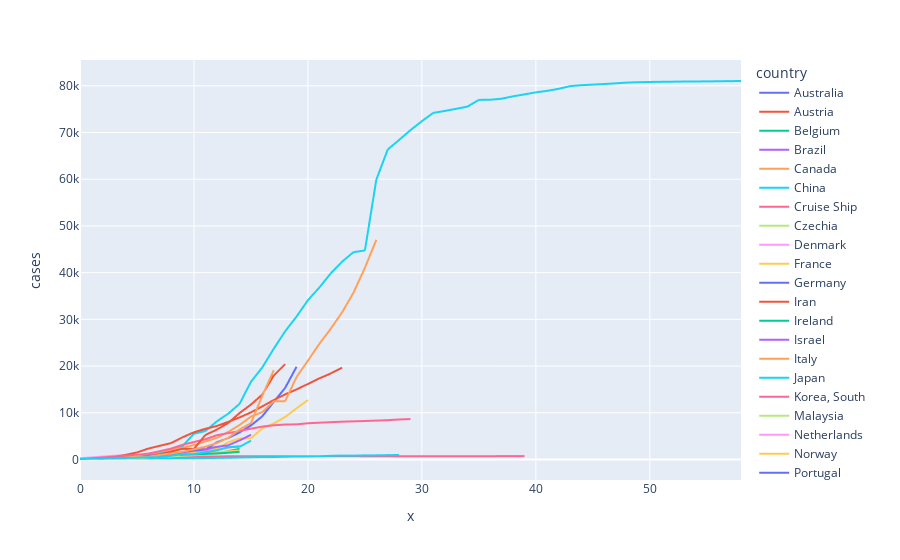

Write notebook code for a chart like this one.
### Code cell
fig = px.line(dfmelt, x=dfmelt.index, y="cases", color='country')#,log_y=True)
fig.show()
fig.write_html("infections_aligned.html")

### Figure 1 — Plotly figure (JSON) as saved in the notebook; plotly's stock layout.template omitted (floating-point values rounded to 4 significant figures)
{"data": [{"hoverlabel": {"namelength": 0}, "hovertemplate": "country=Australia<br>x=%{x}<br>cases=%{y}", "legendgroup": "Australia", "line": {"color": "#636efa", "dash": "solid"}, "mode": "lines", "name": "Australia", "showlegend": true, "type": "scattergl", "x": [0, 1, 2, 3, 4, 5, 6, 7, 8, 9, 10, 11, 12, 13, 14, 15, 16, 17, 18, 19, 20, 21, 22, 23, 24, 25, 26, 27, 28, 29, 30, 31, 32, 33, 34, 35, 36, 37, 38, 39, 40, 41, 42, 43, 44, 45, 46, 47, 48, 49, 50, 51, 52, 53, 54, 55, 56, 57, 58], "xaxis": "x", "y": [107, 128, 128, 200, 250, 297, 377, 452, 568, 681, 791, null, null, null, null, null, null, null, null, null, null, null, null, null, null, null, null, null, null, null, null, null, null, null, null, null, null, null, null, null, null, null, null, null, null, null, null, null, null, null, null, null, null, null, null, null, null, null, null], "yaxis": "y"}, {"hoverlabel": {"namelength": 0}, "hovertemplate": "country=Austria<br>x=%{x}<br>cases=%{y}", "legendgroup": "Austria", "line": {"color": "#EF553B", "dash": "solid"}, "mode": "lines", "name": "Austria", "showlegend": true, "type": "scattergl", "x": [0, 1, 2, 3, 4, 5, 6, 7, 8, 9, 10, 11, 12, 13, 14, 15, 16, 17, 18, 19, 20, 21, 22, 23, 24, 25, 26, 27, 28, 29, 30, 31, 32, 33, 34, 35, 36, 37, 38, 39, 40, 41, 42, 43, 44, 45, 46, 47, 48, 49, 50, 51, 52, 53, 54, 55, 56, 57, 58], "xaxis": "x", "y": [104, 131, 182, 246, 302, 504, 655, 860, 1018, 1332, 1646, 2013, 2388, null, null, null, null, null, null, null, null, null, null, null, null, null, null, null, null, null, null, null, null, null, null, null, null, null, null, null, null, null, null, null, null, null, null, null, null, null, null, null, null, null, null, null, null, null, null], "yaxis": "y"}, {"hoverlabel": {"namelength": 0}, "hovertemplate": "country=Belgium<br>x=%{x}<br>cases=%{y}", "legendgroup": "Belgium", "line": {"color": "#00cc96", "dash": "solid"}, "mode": "lines", "name": "Belgium", "showlegend": true, "type": "scattergl", "x": [0, 1, 2, 3, 4, 5, 6, 7, 8, 9, 10, 11, 12, 13, 14, 15, 16, 17, 18, 19, 20, 21, 22, 23, 24, 25, 26, 27, 28, 29, 30, 31, 32, 33, 34, 35, 36, 37, 38, 39, 40, 41, 42, 43, 44, 45, 46, 47, 48, 49, 50, 51, 52, 53, 54, 55, 56, 57, 58], "xaxis": "x", "y": [109, 169, 200, 239, 267, 314, 314, 559, 689, 886, 1058, 1243, 1486, 1795, 2257, null, null, null, null, null, null, null, null, null, null, null, null, null, null, null, null, null, null, null, null, null, null, null, null, null, null, null, null, null, null, null, null, null, null, null, null, null, null, null, null, null, null, null, null], "yaxis": "y"}, {"hoverlabel": {"namelength": 0}, "hovertemplate": "country=Brazil<br>x=%{x}<br>cases=%{y}", "legendgroup": "Brazil", "line": {"color": "#ab63fa", "dash": "solid"}, "mode": "lines", "name": "Brazil", "showlegend": true, "type": "scattergl", "x": [0, 1, 2, 3, 4, 5, 6, 7, 8, 9, 10, 11, 12, 13, 14, 15, 16, 17, 18, 19, 20, 21, 22, 23, 24, 25, 26, 27, 28, 29, 30, 31, 32, 33, 34, 35, 36, 37, 38, 39, 40, 41, 42, 43, 44, 45, 46, 47, 48, 49, 50, 51, 52, 53, 54, 55, 56, 57, 58], "xaxis": "x", "y": [151, 151, 162, 200, 321, 372, 621, 793, null, null, null, null, null, null, null, null, null, null, null, null, null, null, null, null, null, null, null, null, null, null, null, null, null, null, null, null, null, null, null, null, null, null, null, null, null, null, null, null, null, null, null, null, null, null, null, null, null, null, null], "yaxis": "y"}, {"hoverlabel": {"namelength": 0}, "hovertemplate": "country=Canada<br>x=%{x}<br>cases=%{y}", "legendgroup": "Canada", "line": {"color": "#FFA15A", "dash": "solid"}, "mode": "lines", "name": "Canada", "showlegend": true, "type": "scattergl", "x": [0, 1, 2, 3, 4, 5, 6, 7, 8, 9, 10, 11, 12, 13, 14, 15, 16, 17, 18, 19, 20, 21, 22, 23, 24, 25, 26, 27, 28, 29, 30, 31, 32, 33, 34, 35, 36, 37, 38, 39, 40, 41, 42, 43, 44, 45, 46, 47, 48, 49, 50, 51, 52, 53, 54, 55, 56, 57, 58], "xaxis": "x", "y": [108, 117, 193, 198, 252, 415, 478, 657, 800, 943, null, null, null, null, null, null, null, null, null, null, null, null, null, null, null, null, null, null, null, null, null, null, null, null, null, null, null, null, null, null, null, null, null, null, null, null, null, null, null, null, null, null, null, null, null, null, null, null, null], "yaxis": "y"}, {"hoverlabel": {"namelength": 0}, "hovertemplate": "country=China<br>x=%{x}<br>cases=%{y}", "legendgroup": "China", "line": {"color": "#19d3f3", "dash": "solid"}, "mode": "lines", "name": "China", "showlegend": true, "type": "scattergl", "x": [0, 1, 2, 3, 4, 5, 6, 7, 8, 9, 10, 11, 12, 13, 14, 15, 16, 17, 18, 19, 20, 21, 22, 23, 24, 25, 26, 27, 28, 29, 30, 31, 32, 33, 34, 35, 36, 37, 38, 39, 40, 41, 42, 43, 44, 45, 46, 47, 48, 49, 50, 51, 52, 53, 54, 55, 56, 57, 58], "xaxis": "x", "y": [null, null, null, null, 548, 643, 920, 1406, 2075, 2877, 5509, 6087, 8141, 9802, 11891, 16630, 19716, 23707, 27440, 30587, 34110, 36814, 39829, 42354, 44386, 44759, 59895, 66358, 68413, 70513, 72434, 74211, 74619, 75077, 75550, 77001, 77022, 77241, 77754, 78166, 78600, 78928, 79356, 79932, 80136, 80261, 80386, 80537, 80690, 80770, 80823, 80860, 80887, 80921, 80932, 80945, 80977, 81003, 81033], "yaxis": "y"}, {"hoverlabel": {"namelength": 0}, "hovertemplate": "country=Cruise Ship<br>x=%{x}<br>cases=%{y}", "legendgroup": "Cruise Ship", "line": {"color": "#FF6692", "dash": "solid"}, "mode": "lines", "name": "Cruise Ship", "showlegend": true, "type": "scattergl", "x": [0, 1, 2, 3, 4, 5, 6, 7, 8, 9, 10, 11, 12, 13, 14, 15, 16, 17, 18, 19, 20, 21, 22, 23, 24, 25, 26, 27, 28, 29, 30, 31, 32, 33, 34, 35, 36, 37, 38, 39, 40, 41, 42, 43, 44, 45, 46, 47, 48, 49, 50, 51, 52, 53, 54, 55, 56, 57, 58], "xaxis": "x", "y": [135, 135, 175, 175, 218, 285, 355, 454, 542, 621, 634, 634, 634, 691, 691, 691, 705, 705, 705, 705, 705, 705, 706, 706, 706, 696, 696, 696, 696, 696, 696, 696, 696, 696, 696, 696, 696, 712, 712, 712, null, null, null, null, null, null, null, null, null, null, null, null, null, null, null, null, null, null, null], "yaxis": "y"}, {"hoverlabel": {"namelength": 0}, "hovertemplate": "country=Czechia<br>x=%{x}<br>cases=%{y}", "legendgroup": "Czechia", "line": {"color": "#B6E880", "dash": "solid"}, "mode": "lines", "name": "Czechia", "showlegend": true, "type": "scattergl", "x": [0, 1, 2, 3, 4, 5, 6, 7, 8, 9, 10, 11, 12, 13, 14, 15, 16, 17, 18, 19, 20, 21, 22, 23, 24, 25, 26, 27, 28, 29, 30, 31, 32, 33, 34, 35, 36, 37, 38, 39, 40, 41, 42, 43, 44, 45, 46, 47, 48, 49, 50, 51, 52, 53, 54, 55, 56, 57, 58], "xaxis": "x", "y": [141, 189, 253, 298, 396, 464, 694, 833, null, null, null, null, null, null, null, null, null, null, null, null, null, null, null, null, null, null, null, null, null, null, null, null, null, null, null, null, null, null, null, null, null, null, null, null, null, null, null, null, null, null, null, null, null, null, null, null, null, null, null], "yaxis": "y"}, {"hoverlabel": {"namelength": 0}, "hovertemplate": "country=Denmark<br>x=%{x}<br>cases=%{y}", "legendgroup": "Denmark", "line": {"color": "#FF97FF", "dash": "solid"}, "mode": "lines", "name": "Denmark", "showlegend": true, "type": "scattergl", "x": [0, 1, 2, 3, 4, 5, 6, 7, 8, 9, 10, 11, 12, 13, 14, 15, 16, 17, 18, 19, 20, 21, 22, 23, 24, 25, 26, 27, 28, 29, 30, 31, 32, 33, 34, 35, 36, 37, 38, 39, 40, 41, 42, 43, 44, 45, 46, 47, 48, 49, 50, 51, 52, 53, 54, 55, 56, 57, 58], "xaxis": "x", "y": [264, 444, 617, 804, 836, 875, 933, 1025, 1116, 1225, 1337, null, null, null, null, null, null, null, null, null, null, null, null, null, null, null, null, null, null, null, null, null, null, null, null, null, null, null, null, null, null, null, null, null, null, null, null, null, null, null, null, null, null, null, null, null, null, null, null], "yaxis": "y"}, {"hoverlabel": {"namelength": 0}, "hovertemplate": "country=France<br>x=%{x}<br>cases=%{y}", "legendgroup": "France", "line": {"color": "#FECB52", "dash": "solid"}, "mode": "lines", "name": "France", "showlegend": true, "type": "scattergl", "x": [0, 1, 2, 3, 4, 5, 6, 7, 8, 9, 10, 11, 12, 13, 14, 15, 16, 17, 18, 19, 20, 21, 22, 23, 24, 25, 26, 27, 28, 29, 30, 31, 32, 33, 34, 35, 36, 37, 38, 39, 40, 41, 42, 43, 44, 45, 46, 47, 48, 49, 50, 51, 52, 53, 54, 55, 56, 57, 58], "xaxis": "x", "y": [100, 130, 191, 204, 288, 380, 656, 957, 1134, 1217, 1792, 2290, 2290, 3678, 4487, 4523, 6668, 7699, 9105, 10947, 12726, null, null, null, null, null, null, null, null, null, null, null, null, null, null, null, null, null, null, null, null, null, null, null, null, null, null, null, null, null, null, null, null, null, null, null, null, null, null], "yaxis": "y"}, {"hoverlabel": {"namelength": 0}, "hovertemplate": "country=Germany<br>x=%{x}<br>cases=%{y}", "legendgroup": "Germany", "line": {"color": "#636efa", "dash": "solid"}, "mode": "lines", "name": "Germany", "showlegend": true, "type": "scattergl", "x": [0, 1, 2, 3, 4, 5, 6, 7, 8, 9, 10, 11, 12, 13, 14, 15, 16, 17, 18, 19, 20, 21, 22, 23, 24, 25, 26, 27, 28, 29, 30, 31, 32, 33, 34, 35, 36, 37, 38, 39, 40, 41, 42, 43, 44, 45, 46, 47, 48, 49, 50, 51, 52, 53, 54, 55, 56, 57, 58], "xaxis": "x", "y": [130, 159, 196, 262, 482, 670, 799, 1040, 1176, 1457, 1908, 2078, 3675, 4585, 5795, 7272, 9257, 12327, 15320, 19848, null, null, null, null, null, null, null, null, null, null, null, null, null, null, null, null, null, null, null, null, null, null, null, null, null, null, null, null, null, null, null, null, null, null, null, null, null, null, null], "yaxis": "y"}, {"hoverlabel": {"namelength": 0}, "hovertemplate": "country=Iran<br>x=%{x}<br>cases=%{y}", "legendgroup": "Iran", "line": {"color": "#EF553B", "dash": "solid"}, "mode": "lines", "name": "Iran", "showlegend": true, "type": "scattergl", "x": [0, 1, 2, 3, 4, 5, 6, 7, 8, 9, 10, 11, 12, 13, 14, 15, 16, 17, 18, 19, 20, 21, 22, 23, 24, 25, 26, 27, 28, 29, 30, 31, 32, 33, 34, 35, 36, 37, 38, 39, 40, 41, 42, 43, 44, 45, 46, 47, 48, 49, 50, 51, 52, 53, 54, 55, 56, 57, 58], "xaxis": "x", "y": [139, 245, 388, 593, 978, 1501, 2336, 2922, 3513, 4747, 5823, 6566, 7161, 8042, 9000, 10075, 11364, 12729, 13938, 14991, 16169, 17361, 18407, 19644, null, null, null, null, null, null, null, null, null, null, null, null, null, null, null, null, null, null, null, null, null, null, null, null, null, null, null, null, null, null, null, null, null, null, null], "yaxis": "y"}, {"hoverlabel": {"namelength": 0}, "hovertemplate": "country=Ireland<br>x=%{x}<br>cases=%{y}", "legendgroup": "Ireland", "line": {"color": "#00cc96", "dash": "solid"}, "mode": "lines", "name": "Ireland", "showlegend": true, "type": "scattergl", "x": [0, 1, 2, 3, 4, 5, 6, 7, 8, 9, 10, 11, 12, 13, 14, 15, 16, 17, 18, 19, 20, 21, 22, 23, 24, 25, 26, 27, 28, 29, 30, 31, 32, 33, 34, 35, 36, 37, 38, 39, 40, 41, 42, 43, 44, 45, 46, 47, 48, 49, 50, 51, 52, 53, 54, 55, 56, 57, 58], "xaxis": "x", "y": [129, 129, 169, 223, 292, 557, 683, null, null, null, null, null, null, null, null, null, null, null, null, null, null, null, null, null, null, null, null, null, null, null, null, null, null, null, null, null, null, null, null, null, null, null, null, null, null, null, null, null, null, null, null, null, null, null, null, null, null, null, null], "yaxis": "y"}, {"hoverlabel": {"namelength": 0}, "hovertemplate": "country=Israel<br>x=%{x}<br>cases=%{y}", "legendgroup": "Israel", "line": {"color": "#ab63fa", "dash": "solid"}, "mode": "lines", "name": "Israel", "showlegend": true, "type": "scattergl", "x": [0, 1, 2, 3, 4, 5, 6, 7, 8, 9, 10, 11, 12, 13, 14, 15, 16, 17, 18, 19, 20, 21, 22, 23, 24, 25, 26, 27, 28, 29, 30, 31, 32, 33, 34, 35, 36, 37, 38, 39, 40, 41, 42, 43, 44, 45, 46, 47, 48, 49, 50, 51, 52, 53, 54, 55, 56, 57, 58], "xaxis": "x", "y": [109, 131, 161, 193, 251, 255, 337, 433, 677, 705, null, null, null, null, null, null, null, null, null, null, null, null, null, null, null, null, null, null, null, null, null, null, null, null, null, null, null, null, null, null, null, null, null, null, null, null, null, null, null, null, null, null, null, null, null, null, null, null, null], "yaxis": "y"}, {"hoverlabel": {"namelength": 0}, "hovertemplate": "country=Italy<br>x=%{x}<br>cases=%{y}", "legendgroup": "Italy", "line": {"color": "#FFA15A", "dash": "solid"}, "mode": "lines", "name": "Italy", "showlegend": true, "type": "scattergl", "x": [0, 1, 2, 3, 4, 5, 6, 7, 8, 9, 10, 11, 12, 13, 14, 15, 16, 17, 18, 19, 20, 21, 22, 23, 24, 25, 26, 27, 28, 29, 30, 31, 32, 33, 34, 35, 36, 37, 38, 39, 40, 41, 42, 43, 44, 45, 46, 47, 48, 49, 50, 51, 52, 53, 54, 55, 56, 57, 58], "xaxis": "x", "y": [155, 229, 322, 453, 655, 888, 1128, 1694, 2036, 2502, 3089, 3858, 4636, 5883, 7375, 9172, 10149, 12462, 12462, 17660, 21157, 24747, 27980, 31506, 35713, 41035, 47021, null, null, null, null, null, null, null, null, null, null, null, null, null, null, null, null, null, null, null, null, null, null, null, null, null, null, null, null, null, null, null, null], "yaxis": "y"}, {"hoverlabel": {"namelength": 0}, "hovertemplate": "country=Japan<br>x=%{x}<br>cases=%{y}", "legendgroup": "Japan", "line": {"color": "#19d3f3", "dash": "solid"}, "mode": "lines", "name": "Japan", "showlegend": true, "type": "scattergl", "x": [0, 1, 2, 3, 4, 5, 6, 7, 8, 9, 10, 11, 12, 13, 14, 15, 16, 17, 18, 19, 20, 21, 22, 23, 24, 25, 26, 27, 28, 29, 30, 31, 32, 33, 34, 35, 36, 37, 38, 39, 40, 41, 42, 43, 44, 45, 46, 47, 48, 49, 50, 51, 52, 53, 54, 55, 56, 57, 58], "xaxis": "x", "y": [105, 122, 147, 159, 170, 189, 214, 228, 241, 256, 274, 293, 331, 360, 420, 461, 502, 511, 581, 639, 639, 701, 773, 839, 825, 878, 889, 924, 963, null, null, null, null, null, null, null, null, null, null, null, null, null, null, null, null, null, null, null, null, null, null, null, null, null, null, null, null, null, null], "yaxis": "y"}, {"hoverlabel": {"namelength": 0}, "hovertemplate": "country=Korea, South<br>x=%{x}<br>cases=%{y}", "legendgroup": "Korea, South", "line": {"color": "#FF6692", "dash": "solid"}, "mode": "lines", "name": "Korea, South", "showlegend": true, "type": "scattergl", "x": [0, 1, 2, 3, 4, 5, 6, 7, 8, 9, 10, 11, 12, 13, 14, 15, 16, 17, 18, 19, 20, 21, 22, 23, 24, 25, 26, 27, 28, 29, 30, 31, 32, 33, 34, 35, 36, 37, 38, 39, 40, 41, 42, 43, 44, 45, 46, 47, 48, 49, 50, 51, 52, 53, 54, 55, 56, 57, 58], "xaxis": "x", "y": [104, 204, 433, 602, 833, 977, 1261, 1766, 2337, 3150, 3736, 4335, 5186, 5621, 6088, 6593, 7041, 7314, 7478, 7513, 7755, 7869, 7979, 8086, 8162, 8236, 8320, 8413, 8565, 8652, null, null, null, null, null, null, null, null, null, null, null, null, null, null, null, null, null, null, null, null, null, null, null, null, null, null, null, null, null], "yaxis": "y"}, {"hoverlabel": {"namelength": 0}, "hovertemplate": "country=Malaysia<br>x=%{x}<br>cases=%{y}", "legendgroup": "Malaysia", "line": {"color": "#B6E880", "dash": "solid"}, "mode": "lines", "name": "Malaysia", "showlegend": true, "type": "scattergl", "x": [0, 1, 2, 3, 4, 5, 6, 7, 8, 9, 10, 11, 12, 13, 14, 15, 16, 17, 18, 19, 20, 21, 22, 23, 24, 25, 26, 27, 28, 29, 30, 31, 32, 33, 34, 35, 36, 37, 38, 39, 40, 41, 42, 43, 44, 45, 46, 47, 48, 49, 50, 51, 52, 53, 54, 55, 56, 57, 58], "xaxis": "x", "y": [117, 129, 149, 149, 197, 238, 428, 566, 673, 790, 900, 1030, null, null, null, null, null, null, null, null, null, null, null, null, null, null, null, null, null, null, null, null, null, null, null, null, null, null, null, null, null, null, null, null, null, null, null, null, null, null, null, null, null, null, null, null, null, null, null], "yaxis": "y"}, {"hoverlabel": {"namelength": 0}, "hovertemplate": "country=Netherlands<br>x=%{x}<br>cases=%{y}", "legendgroup": "Netherlands", "line": {"color": "#FF97FF", "dash": "solid"}, "mode": "lines", "name": "Netherlands", "showlegend": true, "type": "scattergl", "x": [0, 1, 2, 3, 4, 5, 6, 7, 8, 9, 10, 11, 12, 13, 14, 15, 16, 17, 18, 19, 20, 21, 22, 23, 24, 25, 26, 27, 28, 29, 30, 31, 32, 33, 34, 35, 36, 37, 38, 39, 40, 41, 42, 43, 44, 45, 46, 47, 48, 49, 50, 51, 52, 53, 54, 55, 56, 57, 58], "xaxis": "x", "y": [128, 188, 265, 321, 382, 503, 503, 806, 962, 1138, 1416, 1711, 2058, 2467, 3003, null, null, null, null, null, null, null, null, null, null, null, null, null, null, null, null, null, null, null, null, null, null, null, null, null, null, null, null, null, null, null, null, null, null, null, null, null, null, null, null, null, null, null, null], "yaxis": "y"}, {"hoverlabel": {"namelength": 0}, "hovertemplate": "country=Norway<br>x=%{x}<br>cases=%{y}", "legendgroup": "Norway", "line": {"color": "#FECB52", "dash": "solid"}, "mode": "lines", "name": "Norway", "showlegend": true, "type": "scattergl", "x": [0, 1, 2, 3, 4, 5, 6, 7, 8, 9, 10, 11, 12, 13, 14, 15, 16, 17, 18, 19, 20, 21, 22, 23, 24, 25, 26, 27, 28, 29, 30, 31, 32, 33, 34, 35, 36, 37, 38, 39, 40, 41, 42, 43, 44, 45, 46, 47, 48, 49, 50, 51, 52, 53, 54, 55, 56, 57, 58], "xaxis": "x", "y": [108, 147, 176, 205, 400, 598, 702, 996, 1090, 1221, 1333, 1463, 1550, 1746, 1914, null, null, null, null, null, null, null, null, null, null, null, null, null, null, null, null, null, null, null, null, null, null, null, null, null, null, null, null, null, null, null, null, null, null, null, null, null, null, null, null, null, null, null, null], "yaxis": "y"}, {"hoverlabel": {"namelength": 0}, "hovertemplate": "country=Portugal<br>x=%{x}<br>cases=%{y}", "legendgroup": "Portugal", "line": {"color": "#636efa", "dash": "solid"}, "mode": "lines", "name": "Portugal", "showlegend": true, "type": "scattergl", "x": [0, 1, 2, 3, 4, 5, 6, 7, 8, 9, 10, 11, 12, 13, 14, 15, 16, 17, 18, 19, 20, 21, 22, 23, 24, 25, 26, 27, 28, 29, 30, 31, 32, 33, 34, 35, 36, 37, 38, 39, 40, 41, 42, 43, 44, 45, 46, 47, 48, 49, 50, 51, 52, 53, 54, 55, 56, 57, 58], "xaxis": "x", "y": [112, 169, 245, 331, 448, 448, 785, 1020, null, null, null, null, null, null, null, null, null, null, null, null, null, null, null, null, null, null, null, null, null, null, null, null, null, null, null, null, null, null, null, null, null, null, null, null, null, null, null, null, null, null, null, null, null, null, null, null, null, null, null], "yaxis": "y"}, {"hoverlabel": {"namelength": 0}, "hovertemplate": "country=Spain<br>x=%{x}<br>cases=%{y}", "legendgroup": "Spain", "line": {"color": "#EF553B", "dash": "solid"}, "mode": "lines", "name": "Spain", "showlegend": true, "type": "scattergl", "x": [0, 1, 2, 3, 4, 5, 6, 7, 8, 9, 10, 11, 12, 13, 14, 15, 16, 17, 18, 19, 20, 21, 22, 23, 24, 25, 26, 27, 28, 29, 30, 31, 32, 33, 34, 35, 36, 37, 38, 39, 40, 41, 42, 43, 44, 45, 46, 47, 48, 49, 50, 51, 52, 53, 54, 55, 56, 57, 58], "xaxis": "x", "y": [120, 165, 222, 259, 400, 500, 673, 1073, 1695, 2277, 2277, 5232, 6391, 7798, 9942, 11748, 13910, 17963, 20410, null, null, null, null, null, null, null, null, null, null, null, null, null, null, null, null, null, null, null, null, null, null, null, null, null, null, null, null, null, null, null, null, null, null, null, null, null, null, null, null], "yaxis": "y"}, {"hoverlabel": {"namelength": 0}, "hovertemplate": "country=Sweden<br>x=%{x}<br>cases=%{y}", "legendgroup": "Sweden", "line": {"color": "#00cc96", "dash": "solid"}, "mode": "lines", "name": "Sweden", "showlegend": true, "type": "scattergl", "x": [0, 1, 2, 3, 4, 5, 6, 7, 8, 9, 10, 11, 12, 13, 14, 15, 16, 17, 18, 19, 20, 21, 22, 23, 24, 25, 26, 27, 28, 29, 30, 31, 32, 33, 34, 35, 36, 37, 38, 39, 40, 41, 42, 43, 44, 45, 46, 47, 48, 49, 50, 51, 52, 53, 54, 55, 56, 57, 58], "xaxis": "x", "y": [101, 161, 203, 248, 355, 500, 599, 814, 961, 1022, 1103, 1190, 1279, 1439, 1639, null, null, null, null, null, null, null, null, null, null, null, null, null, null, null, null, null, null, null, null, null, null, null, null, null, null, null, null, null, null, null, null, null, null, null, null, null, null, null, null, null, null, null, null], "yaxis": "y"}, {"hoverlabel": {"namelength": 0}, "hovertemplate": "country=Switzerland<br>x=%{x}<br>cases=%{y}", "legendgroup": "Switzerland", "line": {"color": "#ab63fa", "dash": "solid"}, "mode": "lines", "name": "Switzerland", "showlegend": true, "type": "scattergl", "x": [0, 1, 2, 3, 4, 5, 6, 7, 8, 9, 10, 11, 12, 13, 14, 15, 16, 17, 18, 19, 20, 21, 22, 23, 24, 25, 26, 27, 28, 29, 30, 31, 32, 33, 34, 35, 36, 37, 38, 39, 40, 41, 42, 43, 44, 45, 46, 47, 48, 49, 50, 51, 52, 53, 54, 55, 56, 57, 58], "xaxis": "x", "y": [114, 214, 268, 337, 374, 491, 652, 652, 1139, 1359, 2200, 2200, 2700, 3028, 4075, 5294, null, null, null, null, null, null, null, null, null, null, null, null, null, null, null, null, null, null, null, null, null, null, null, null, null, null, null, null, null, null, null, null, null, null, null, null, null, null, null, null, null, null, null], "yaxis": "y"}, {"hoverlabel": {"namelength": 0}, "hovertemplate": "country=US<br>x=%{x}<br>cases=%{y}", "legendgroup": "US", "line": {"color": "#FFA15A", "dash": "solid"}, "mode": "lines", "name": "US", "showlegend": true, "type": "scattergl", "x": [0, 1, 2, 3, 4, 5, 6, 7, 8, 9, 10, 11, 12, 13, 14, 15, 16, 17, 18, 19, 20, 21, 22, 23, 24, 25, 26, 27, 28, 29, 30, 31, 32, 33, 34, 35, 36, 37, 38, 39, 40, 41, 42, 43, 44, 45, 46, 47, 48, 49, 50, 51, 52, 53, 54, 55, 56, 57, 58], "xaxis": "x", "y": [118, 149, 217, 262, 402, 518, 583, 959, 1281, 1663, 2179, 2727, 3499, 4632, 6421, 7783, 13677, 19100, null, null, null, null, null, null, null, null, null, null, null, null, null, null, null, null, null, null, null, null, null, null, null, null, null, null, null, null, null, null, null, null, null, null, null, null, null, null, null, null, null], "yaxis": "y"}, {"hoverlabel": {"namelength": 0}, "hovertemplate": "country=United Kingdom<br>x=%{x}<br>cases=%{y}", "legendgroup": "United Kingdom", "line": {"color": "#19d3f3", "dash": "solid"}, "mode": "lines", "name": "United Kingdom", "showlegend": true, "type": "scattergl", "x": [0, 1, 2, 3, 4, 5, 6, 7, 8, 9, 10, 11, 12, 13, 14, 15, 16, 17, 18, 19, 20, 21, 22, 23, 24, 25, 26, 27, 28, 29, 30, 31, 32, 33, 34, 35, 36, 37, 38, 39, 40, 41, 42, 43, 44, 45, 46, 47, 48, 49, 50, 51, 52, 53, 54, 55, 56, 57, 58], "xaxis": "x", "y": [116, 164, 207, 274, 322, 384, 459, 459, 802, 1144, 1145, 1551, 1960, 2642, 2716, 4014, null, null, null, null, null, null, null, null, null, null, null, null, null, null, null, null, null, null, null, null, null, null, null, null, null, null, null, null, null, null, null, null, null, null, null, null, null, null, null, null, null, null, null], "yaxis": "y"}], "layout": {"legend": {"title": {"text": "country"}, "tracegroupgap": 0}, "margin": {"t": 60}, "xaxis": {"anchor": "y", "domain": [0, 1], "title": {"text": "x"}}, "yaxis": {"anchor": "x", "domain": [0, 1], "title": {"text": "cases"}}}}
